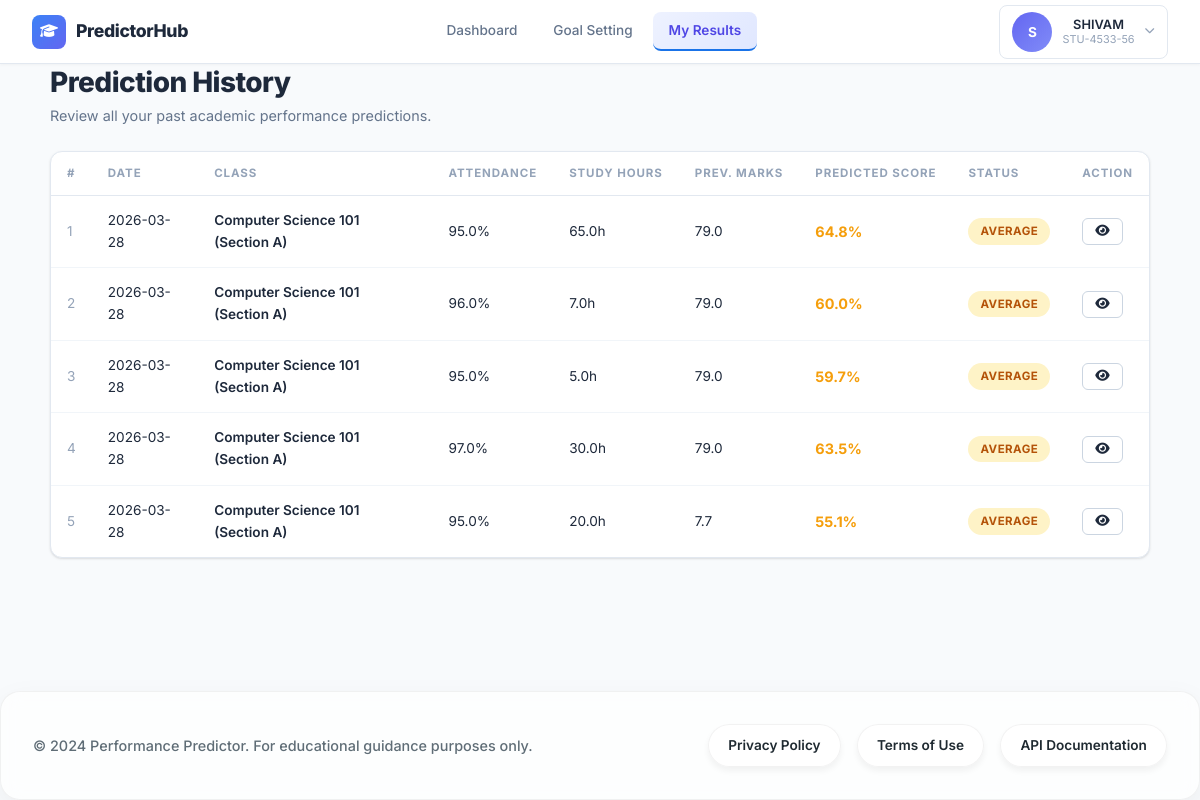
The app's page /student/history (signed in) with its own data.
### models/entities.py (models this page shows)
class Prediction(db.Model):
    __tablename__ = "predictions"
    id = db.Column(db.Integer, primary_key=True)
    user_id = db.Column(db.Integer, db.ForeignKey("users.id"), nullable=False, index=True)
    attendance = db.Column(db.Float, nullable=False)
    study_hours = db.Column(db.Float, nullable=False)
    previous_marks = db.Column(db.Float, nullable=False)
    assignments = db.Column(db.Float, nullable=False, default=0)
    internal_marks = db.Column(db.Float, nullable=False, default=0)
    class_name = db.Column(db.Text, nullable=False, index=True)
    section = db.Column(db.Text, default="A")
    predicted_score = db.Column(db.Float, nullable=False, index=True)
    performance_label = db.Column(db.Text, nullable=False, index=True)
    created_at = db.Column(db.DateTime, server_default=db.func.current_timestamp(), index=True)
    gender = db.Column(db.Text, nullable=True)
    extracurricular = db.Column(db.Text, nullable=True)
    internet_access = db.Column(db.Text, nullable=True)
    parental_education = db.Column(db.Text, nullable=True)
    user = db.relationship("User", back_populates="predictions")

### routes/student.py (the view)
@student_bp.route("/student/history")
@login_required
def student_history():
    predictions = (
        Prediction.query.filter_by(user_id=session["user_id"])
        .order_by(Prediction.created_at.desc(), Prediction.id.desc())
        .all()
    )
    return render_template("student/history.html", predictions=predictions)

### templates/student/history.html (shortened to what this page needs)
{% extends "base.html" %}
{% block content %}
<div class="history-page">
    <div class="page-header">
        <h1 class="page-title">Prediction History</h1>
        <p class="page-subtitle">Review all your past academic performance predictions.</p>
    </div>
    {% if predictions %}
    <div class="card">
        <div class="table-responsive">
            <table class="data-table">
                <thead>
                    <tr>
                        <th>#</th>
                        <th>Date</th>
                        <th>Class</th>
                        <th>Attendance</th>
                        <th>Study Hours</th>
                        <th>Prev. Marks</th>
                        <th>Predicted Score</th>
                        <th>Status</th>
                        <th>Action</th>
                    </tr>
                </thead>
                <tbody>
                    {% for pred in predictions %}
                    <tr>
                        <td class="text-muted">{{ loop.index }}</td>
                        <td>{{ pred.created_at.strftime('%Y-%m-%d') if pred.created_at else 'N/A' }}</td>
                        <td><span class="text-bold">{{ pred.class_name }} (Section {{ pred.section }})</span></td>
                        <td>{{ pred.attendance|round(1) }}%</td>
                        <td>{{ pred.study_hours|round(1) }}h</td>
                        <td>{{ pred.previous_marks|round(1) }}</td>
                        <td>
                            <span class="score-highlight score-{{ pred.performance_label|lower }}">
                                {{ pred.predicted_score }}%
                            </span>
                        </td>
                        <td>
                            <span class="badge badge-{{ 'success' if pred.performance_label == 'Good' else ('warning' if pred.performance_label == 'Average' else 'danger') }}">
                                {{ pred.performance_label }}
                            </span>
                        </td>
                        <td>
                            <a href="{{ url_for('student.student_result', pred_id=pred.id) }}" class="btn btn-sm btn-outline" title="View Details">
                                <i class="fas fa-eye"></i>
                            </a>
                        </td>
                    </tr>
                    {% endfor %}
                </tbody>
            </table>
        </div>
    </div>
    {% endif %}
</div>
{% endblock %}

### records on screen
Prediction: created_at "2026-03-28", class_name "Computer Science 101", section "A", attendance "95.0", study_hours "65.0", previous_marks "79.0", predicted_score "64.8", performance_label "AVERAGE"
Prediction: created_at "2026-03-28", class_name "Computer Science 101", section "A", attendance "96.0", study_hours "7.0", previous_marks "79.0", predicted_score "60.0", performance_label "AVERAGE"
Prediction: created_at "2026-03-28", class_name "Computer Science 101", section "A", attendance "95.0", study_hours "5.0", previous_marks "79.0", predicted_score "59.7", performance_label "AVERAGE"
Prediction: created_at "2026-03-28", class_name "Computer Science 101", section "A", attendance "97.0", study_hours "30.0", previous_marks "79.0", predicted_score "63.5", performance_label "AVERAGE"
Prediction: created_at "2026-03-28", class_name "Computer Science 101", section "A", attendance "95.0", study_hours "20.0", previous_marks "7.7", predicted_score "55.1", performance_label "AVERAGE"

### other values on screen
{{ session.get('user_name', 'S')[0] }} "S"
{{ session.get('user_name', 'Student') }} "SHIVAM"
{{ session.get('student_id', '') }} "STU-4533-56"
